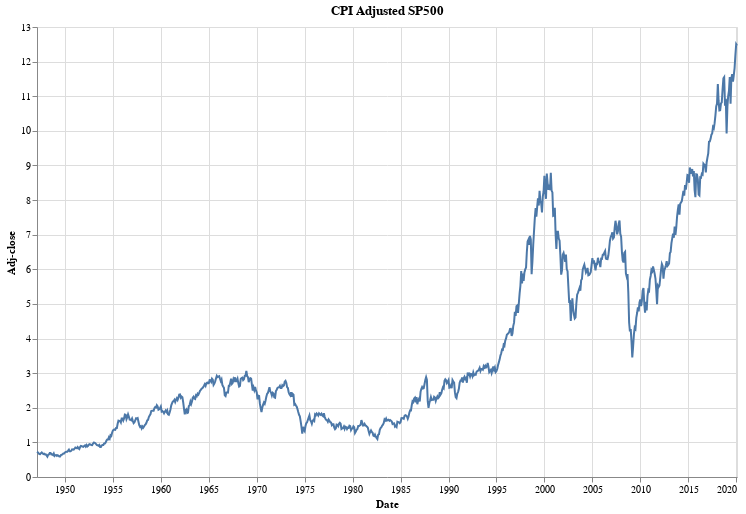

Here is the notebook cell this chart was saved with:
### Markdown cell above
## What does the S&P 500 look like when adjusted by "inflation" (CPI)?

### Code cell
returns = (df_sp500['Close'].resample("1M").last() / df_cpi.CPI.resample("1M").last()).dropna().reset_index()
returns.columns = ['Date', 'Adj-close']

alt.Chart(returns.reset_index()).mark_line().encode(
    alt.X('Date:T'),
    alt.Y('Adj-close:Q')
).properties(
    title='CPI Adjusted SP500',
    width=700,
    height=450
)

### Figure 1 — Vega-Lite specification as saved in the notebook (floating-point values rounded to 4 significant figures; data arrays with more than 128 entries replaced by an {"elided": "..."} marker saying what was removed)
{"config": {"view": {"continuousWidth": 400, "continuousHeight": 300}}, "data": {"name": "data-b925b8bf2403f7425b81421275965914"}, "mark": "line", "encoding": {"x": {"type": "temporal", "field": "Date"}, "y": {"type": "quantitative", "field": "Adj-close"}}, "height": 450, "title": "CPI Adjusted SP500", "width": 700, "$schema": "https://vega.github.io/schema/vega-lite/v4.0.2.json", "datasets": {"data-b925b8bf2403f7425b81421275965914": {"elided": "877 records"}}}
